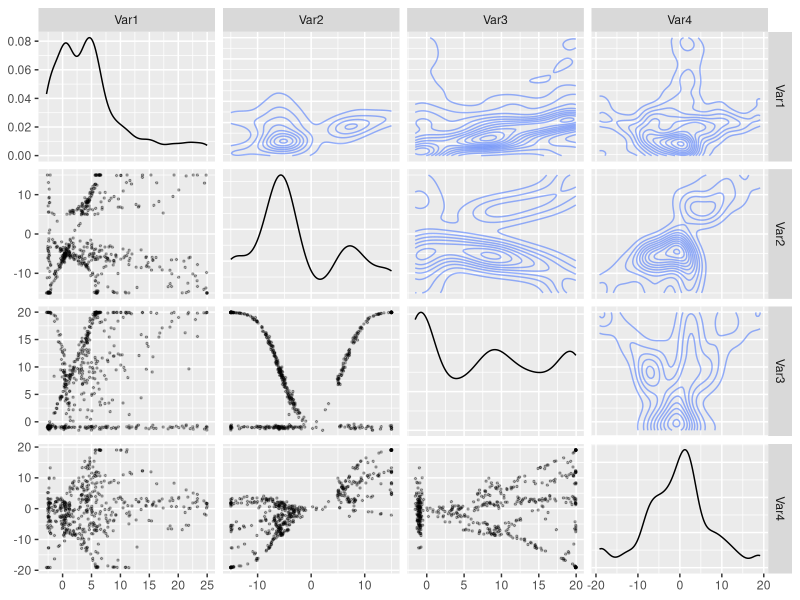

Write the R code that produced this figure.
train_500 <- read.csv("datasets/train_500.csv")

library(ks)
fit <- ks::kde(x = train_500)

library(GGally)

df_train <- as.data.frame(train_500)
colnames(df_train) <- c("Var1", "Var2", "Var3", "Var4")

ggpairs(df_train,
        upper = list(continuous = wrap("density", alpha = 0.5)),
        lower = list(continuous = wrap("points", alpha = 0.3, size = 0.5)),
        diag = list(continuous = wrap("densityDiag")))

# Extract the 1D marginal KDE for the first coordinate
# we use the marginal bandwidth from the 4D H matrix
fit_1d <- ks::kde(x = train_500[, 1], h = sqrt(fit$H[1,1]))

# Use the qkde function to find the quantiles directly
lower <- ks::qkde(0.005, fit_1d)
upper <- ks::qkde(0.995, fit_1d)

pi_99_precise <- c(lower, upper)

# -------------------------
# Load test data and compute S1, S2
# -------------------------
test_5000 <- read.csv("datasets/test_5000.csv")

# Make sure test data is numeric matrix with same 4 columns
test_mat <- as.matrix(test_5000)

# S1: average log predictive density on the test set
test_dens <- predict(fit, x = test_mat)
test_dens <- pmax(test_dens, .Machine$double.xmin)  # avoid log(0)
S1 <- mean(log(test_dens))

# S2: interval score for the first coordinate using the 99% interval [lower, upper]
alpha <- 1 - 0.99
y1_test <- test_mat[, 1]

interval_score_each <- (upper - lower) +
  (2 / alpha) * (lower - y1_test) * (y1_test < lower) +
  (2 / alpha) * (y1_test - upper) * (y1_test > upper)

S2 <- -mean(interval_score_each)

# Print results
cat("Score of log prediction density (S1):", S1, "\n")
cat("Interval estimation score (S2):", S2, "\n")
cat("Total score change (S1 + S2):", S1 + S2, "\n")
